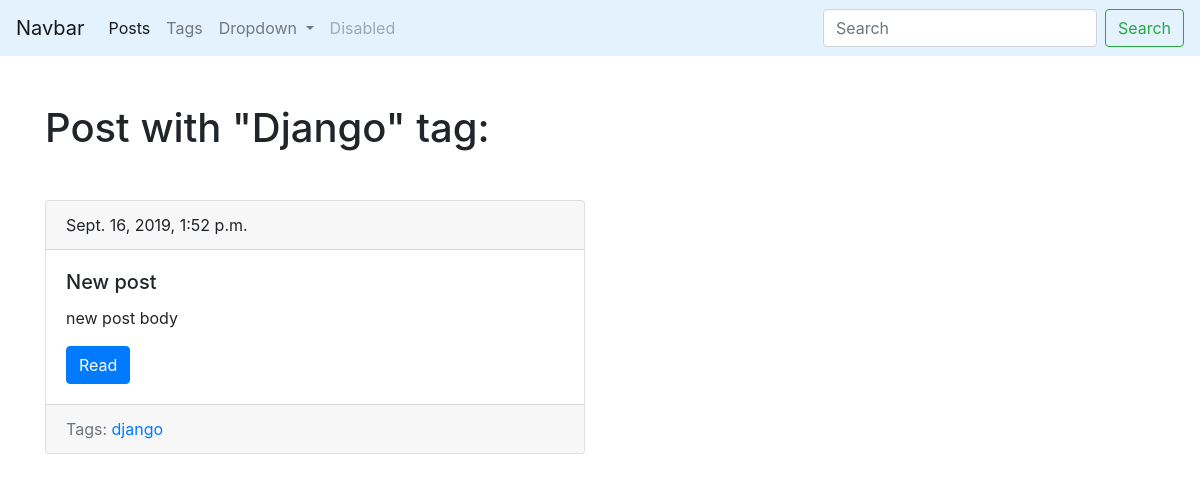
The page /blog/tag/django/ on the database as committed earlier.
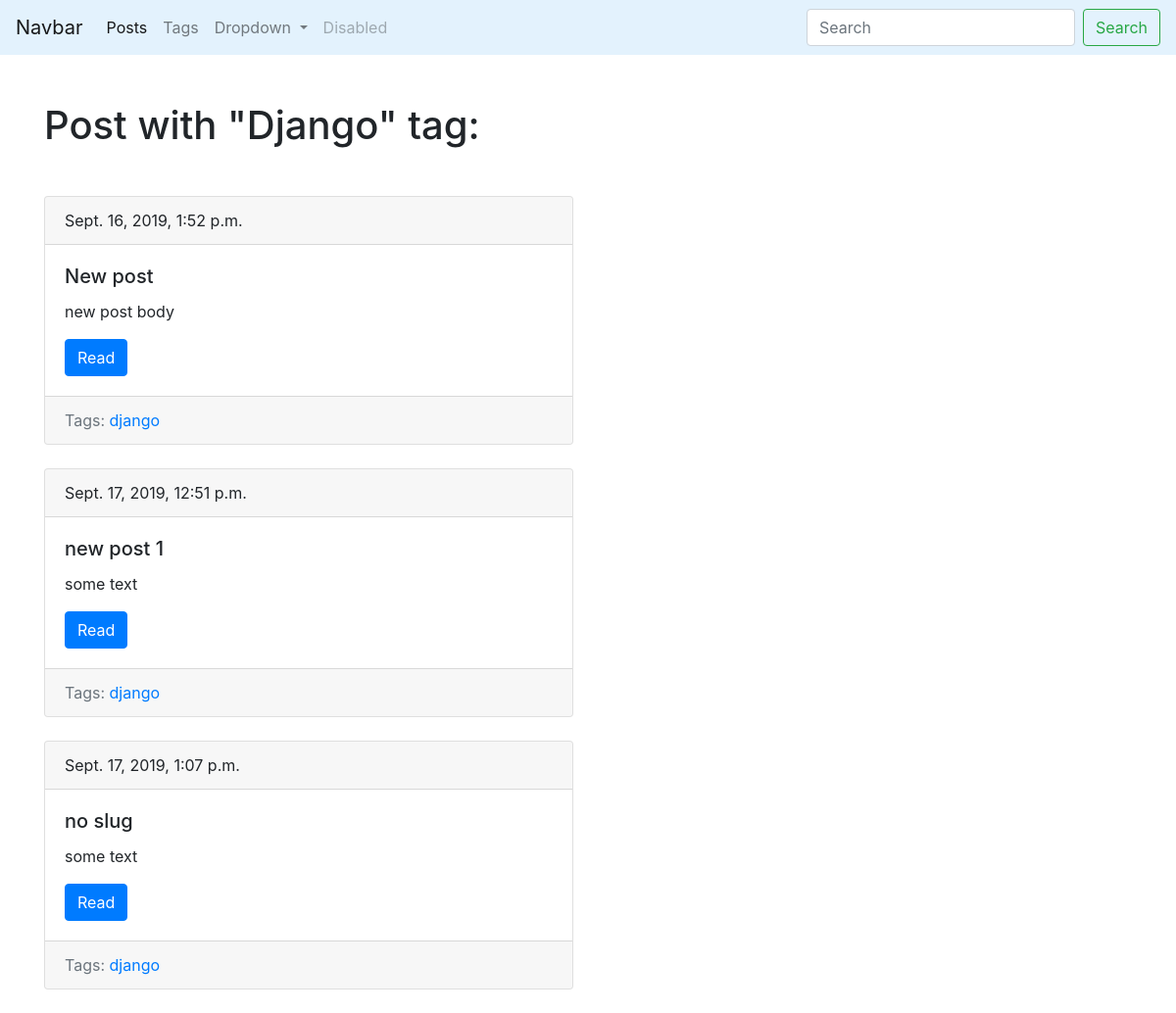
The same page on the database as committed later.
### blog/models.py (models this page shows, shortened)
class Post(models.Model):
    title = models.CharField(max_length=150, db_index=True)
    slug = models.SlugField(max_length=150, blank=True, unique=True)
    body = models.TextField(blank=True, db_index=True)
    tags = models.ManyToManyField('Tag', blank=True, related_name='posts')
    date_pub = models.DateTimeField(auto_now_add=True)
    def get_absolute_url(self):
        return reverse('post_detail_url', kwargs={'slug': self.slug})

class Tag(models.Model):
    title = models.CharField(max_length=50)
    slug = models.SlugField(max_length=50, unique=True)
    def get_absolute_url(self):
        return reverse('tag_detail_url', kwargs={'slug': self.slug})

### blog/views.py (the view)
# urls.py: path('tag/<str:slug>/', TagDetail.as_view(), name='tag_detail_url')
class TagDetail(ObjectDetailMixin, View):
    model = Tag
    template = 'blog/tag_detail.html'

### blog/utils.py (called while the page is built)
    def get(self, request, slug):
        obj = get_object_or_404(self.model, slug__iexact=slug)
        return render(request, self.template, context={self.model.__name__.lower(): obj})

### blog/templates/blog/tag_detail.html (shortened to what this page needs)
{% extends 'blog/base_blog.html' %}
{% block content %}
    <h1 class="mb-5">Post with "{{ tag.title|title }}" tag:</h1>
    {% for post in tag.posts.all %}
        {% include 'blog/includes/post_cad_template.html' %}
    {% endfor %}
{% endblock %}

### blog/templates/blog/includes/post_cad_template.html
<div class="card mb-4 " >
    <div class="card-header">
        {{ post.date_pub }}
    </div>
    <div class="card-body">
        <h5 class="card-title">{{ post.title }}</h5>
        <p class="card-text">{{ post.body|truncatewords:15 }}</p>
        <a href="{{ post.get_absolute_url }}" class="btn btn-primary">Read</a>
    </div>
    <div class="card-footer text-muted">
        Tags:
        {% for tag in post.tags.all %}
            <a href="{{ tag.get_absolute_url}}">{{ tag.title }}</a>
        {% endfor %}
    </div>
</div>

Rows that differ between the two databases and show on the page:
added Post: date_pub "Sept. 17, 2019, 12:51 p.m.", title "new post 1", body "some text", Tag (title "django")
added Post: date_pub "Sept. 17, 2019, 1:07 p.m.", title "no slug", body "some text", Tag (title "django")
